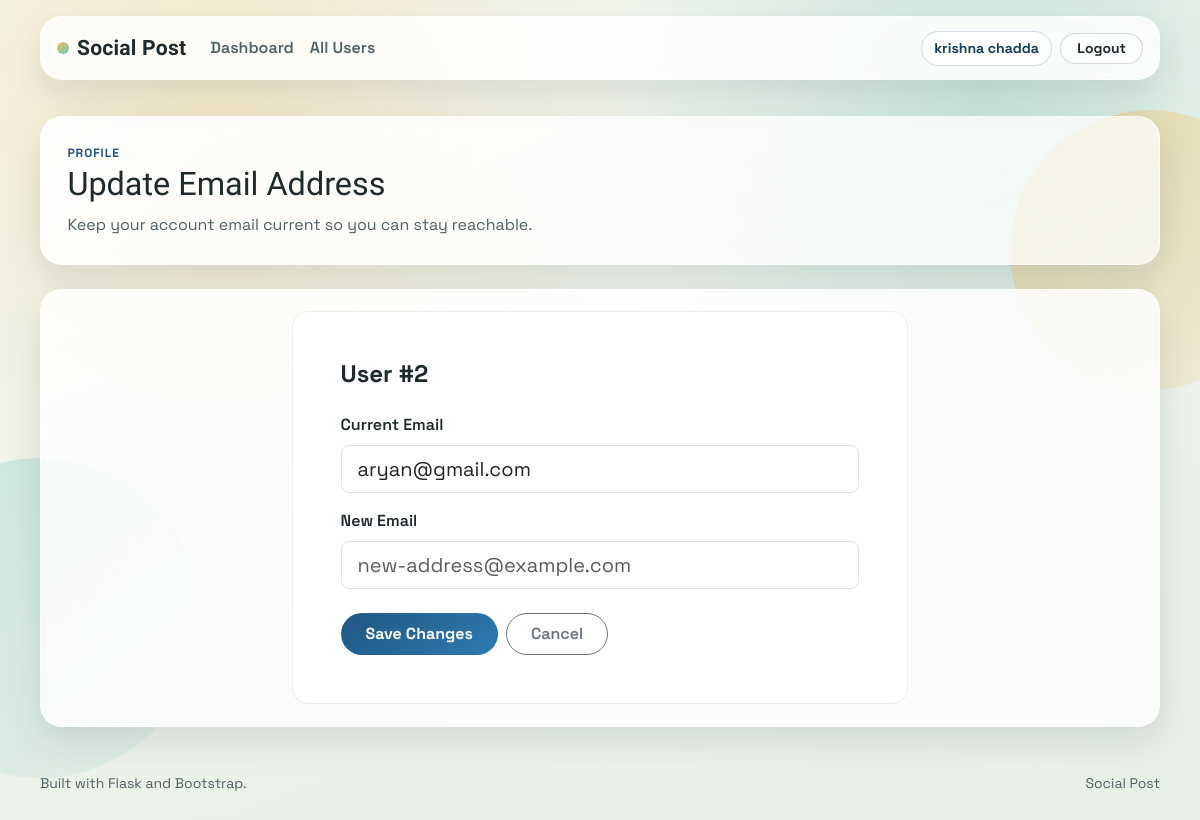
The app's page /update_email/2 (signed in) with its own data.
### model/users.py (models this page shows, shortened)
class Users(db.Model, UserMixin):
    id = db.Column(db.Integer, primary_key=True)
    username = db.Column(db.String(80), nullable=False)
    email = db.Column(db.String(120), unique=True, nullable=False)
    password_hash = db.Column(db.String(128), nullable=False)

### app.py (the view, shortened to what this page needs)
@app.route("/update_email/<int:user_id>", methods=["POST", "GET"])
@login_required
def update_email(user_id):
    user = Users.query.get(user_id)
    if not user:
        abort(404)
    return render_template("update_email.html", user=user)

### app.py (called while the page is built)
@loginmanager.user_loader
def load_user(user_id):
    return Users.query.get(int(user_id))

### templates/update_email.html (shortened to what this page needs)
{% extends "base.html" %}
{% block page_header %}
<section class="hero-panel mb-4">
    <p class="eyebrow">Profile</p>
    <h1 class="hero-title">Update Email Address</h1>
    <p class="hero-subtitle">Keep your account email current so you can stay reachable.</p>
</section>
{% endblock %}
{% block content %}
<div class="row justify-content-center">
    <div class="col-lg-8 col-xl-7">
        <article class="rounded-4 p-4 p-lg-5"
            style="background: rgba(255,255,255,0.88); border: 1px solid rgba(31,42,46,0.08);">
            <h2 class="h4 fw-bold mb-4">User #{{ user.id }}</h2>
            <form method="post" action="{{ url_for('update_email', user_id=user.id) }}">
                <div class="mb-3">
                    <label for="old_email" class="form-label fw-semibold">Current Email</label>
                    <input type="email" id="old_email" class="form-control form-control-lg" value="{{ user.email }}" readonly>
                </div>
                <div class="mb-4">
                    <label for="new_email" class="form-label fw-semibold">New Email</label>
                    <input type="email" id="new_email" name="new_email" class="form-control form-control-lg"
                        placeholder="new-address@example.com" required>
                </div>
                <div class="d-grid d-sm-flex gap-2">
                    <button type="submit" class="btn btn-brand px-4 py-2">Save Changes</button>
                    <a href="{{ url_for('dashboard', user_id=current_user.id) }}" class="btn btn-outline-secondary rounded-pill px-4 py-2 fw-semibold">Cancel</a>
                </div>
            </form>
        </article>
    </div>
</div>
{% endblock %}

### templates/base.html (shortened to what this page needs)
<!DOCTYPE html>
<html lang="en">
<head>
	<link href="https://cdn.jsdelivr.net/npm/bootstrap@5.3.3/dist/css/bootstrap.min.css" rel="stylesheet"
>
</head>
<body class="{% block body_class %}{% endblock %}">
	{% set is_logged_in = false %}
	{% set nav_user_id = none %}
	{% set nav_username = "Member" %}
	{% if current_user is defined and current_user.is_authenticated is defined and current_user.is_authenticated %}
	{% set is_logged_in = true %}
	{% set nav_user_id = current_user.id %}
	{% set nav_username = current_user.username if current_user.username is defined else current_user|string %}
	{% elif user_id is defined %}
	{% set is_logged_in = true %}
	{% set nav_user_id = user_id %}
	{% if current_user is defined %}
	{% set nav_username = current_user|string %}
	{% endif %}
	{% endif %}
	<header class="site-header">
		<nav class="navbar navbar-expand-lg main-nav site-shell">
			<a class="navbar-brand" href="{{ url_for('home') }}">
				<span class="brand-dot" aria-hidden="true"></span>
				Social Post
			</a>
			<div class="collapse navbar-collapse" id="mainNav">
				<ul class="navbar-nav me-auto mb-2 mb-lg-0">
					{% if is_logged_in and nav_user_id is not none %}
					<li class="nav-item">
						<a class="nav-link" href="{{ url_for('dashboard', user_id=nav_user_id) }}">Dashboard</a>
					</li>
					<li class="nav-item">
						<a class="nav-link" href="{{ url_for('fetch_all') }}">All Users</a>
					</li>
					{% endif %}
				</ul>
				<div class="d-flex align-items-center flex-wrap gap-2">
					{% if is_logged_in %}
					<span class="chip-user">{{ nav_username }}</span>
					<form method="post" action="{{ url_for('logout') }}" class="m-0">
						<button type="submit" class="btn btn-sm btn-logout">Logout</button>
					</form>
					{% else %}
					<a class="btn btn-sm btn-brand" href="{{ url_for('login') }}">Sign In</a>
					<a class="btn btn-sm btn-outline-secondary rounded-pill fw-semibold" href="{{ url_for('register') }}">Join</a>
					{% endif %}
				</div>
			</div>
		</nav>
	</header>
	<main class="site-shell page-enter py-3 py-lg-4">
		{% block page_header %}{% endblock %}
		<section class="content-panel">
			{% block content %}{% endblock %}
		</section>
	</main>
	<footer class="site-footer">
		<div class="site-shell footer-inner">
			<p class="small mb-0">Built with Flask and Bootstrap.</p>
			<p class="small mb-0">Social Post</p>
		</div>
	</footer>
</body>
</html>

### templates/base.html (style rules this page uses)
:root { --page-bg-a: #f4f7ee; --page-bg-b: #e7efe7; --shape-a: #f7be5f; --shape-b: #70c4bb; --ink-strong: #1f2a2e; --ink-soft: #4f6066; --card-bg: rgba(255, 255, 255, 0.82); --card-border: rgba(255, 255, 255, 0.65); --accent: #205781; --accent-strong: #173d5a; --accent-contrast: #ffffff; --shadow-soft: 0 14px 34px rgba(30, 50, 60, 0.12); --shadow-hover: 0 20px 45px rgba(30, 50, 60, 0.2); --radius-xl: 22px; --radius-lg: 16px; --radius-md: 12px; }
html, body { min-height: 100%; }
body { margin: 0; color: var(--ink-strong); font-family: "Space Grotesk", "Segoe UI", sans-serif; background: radial-gradient(circle at 18% 14%, rgba(247, 190, 95, 0.25), transparent 34%), radial-gradient(circle at 82% 10%, rgba(112, 196, 187, 0.3), transparent 30%), linear-gradient(160deg, var(--page-bg-a), var(--page-bg-b)); position: relative; overflow-x: hidden; }
body::before, body::after { content: ""; position: fixed; border-radius: 999px; filter: blur(0.5px); z-index: -1; animation: float-shape 14s ease-in-out infinite; }
body::before { width: 280px; height: 280px; right: -90px; top: 110px; background: linear-gradient(145deg, rgba(247, 190, 95, 0.4), rgba(247, 190, 95, 0.12)); }
body::after { width: 320px; height: 320px; left: -120px; bottom: 50px; background: linear-gradient(145deg, rgba(112, 196, 187, 0.3), rgba(112, 196, 187, 0.08)); animation-delay: 2s; }
.site-shell { width: min(1120px, calc(100% - 2rem)); margin: 0 auto; }
.site-header { padding: 1rem 0 0.75rem; position: sticky; top: 0; z-index: 1000; backdrop-filter: blur(8px); }
.main-nav { border: 1px solid var(--card-border); border-radius: var(--radius-xl); background: var(--card-bg); box-shadow: var(--shadow-soft); padding: 0.65rem 1rem; }
.navbar-brand { font-family: "Bricolage Grotesque", "Segoe UI", sans-serif; font-size: 1.32rem; font-weight: 700; display: inline-flex; align-items: center; gap: 0.5rem; color: var(--ink-strong); letter-spacing: 0.2px; }
.brand-dot { width: 12px; height: 12px; border-radius: 50%; background: linear-gradient(145deg, var(--shape-a), var(--shape-b)); box-shadow: 0 0 0 4px rgba(255, 255, 255, 0.9); }
.main-nav .nav-link { color: var(--ink-soft); font-weight: 600; border-radius: 999px; padding: 0.4rem 0.85rem; transition: all 0.2s ease; }
.chip-user { display: inline-flex; align-items: center; border: 1px solid rgba(32, 87, 129, 0.2); background: rgba(255, 255, 255, 0.84); color: var(--accent-strong); border-radius: 999px; padding: 0.36rem 0.78rem; font-size: 0.88rem; font-weight: 700; }
.btn-brand, .btn-logout { border-radius: 999px; font-weight: 700; padding-inline: 1rem; }
.btn-brand { background: linear-gradient(140deg, var(--accent), #2d7bb4); border-color: transparent; color: var(--accent-contrast); }
.btn-logout { border: 1px solid rgba(28, 61, 92, 0.2); background: rgba(255, 255, 255, 0.84); color: var(--ink-strong); }
.hero-panel { border: 1px solid var(--card-border); border-radius: var(--radius-xl); background: linear-gradient(155deg, rgba(255, 255, 255, 0.92), rgba(255, 255, 255, 0.64)); box-shadow: var(--shadow-soft); padding: clamp(1.2rem, 2.2vw, 2rem); }
.eyebrow { margin: 0 0 0.35rem; text-transform: uppercase; letter-spacing: 0.08em; color: var(--accent); font-size: 0.75rem; font-weight: 700; }
.hero-title { margin: 0; font-family: "Bricolage Grotesque", "Segoe UI", sans-serif; font-size: clamp(1.45rem, 2.7vw, 2.3rem); line-height: 1.1; }
.hero-subtitle { margin: 0.65rem 0 0; color: var(--ink-soft); max-width: 65ch; }
.content-panel { border: 1px solid var(--card-border); border-radius: var(--radius-xl); background: var(--card-bg); box-shadow: var(--shadow-soft); padding: clamp(1rem, 1.8vw, 1.6rem); transition: transform 0.2s ease, box-shadow 0.2s ease; }
.page-enter { animation: fade-up 0.55s ease; }
.site-footer { padding: 1.4rem 0 2.1rem; color: var(--ink-soft); }
.footer-inner { display: flex; justify-content: space-between; gap: 0.6rem; align-items: center; }

### records on screen
Users: username "krishna chadda"
Users: id "2", email "aryan@gmail.com"
